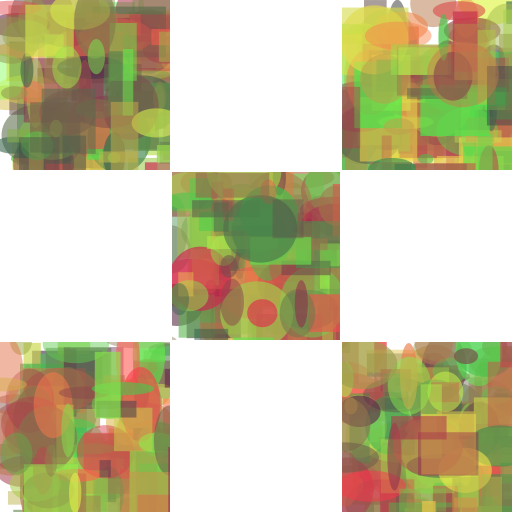
Frame 1 (no input)
Frame 60 (the mouse pressed at the canvas centre just before this capture): identical to frame 1, image omitted
Frame 120 (the mouse held since frame 60 and released just before this capture): identical to frame 1, image omitted

The Processing sketch that drew this single still picture (run headless with seeded random() and noise(); from frame 60 on, the mouse is pressed at the canvas centre):

// Processing sketch: assignment04A
// ── assignment04A.pde
void setup() {
  size(512, 512);
  background(255);
  
  int numRect = 3;
  int rectSize = width / numRect;
  
  // Make a grid of rectangles
  // For every even rectangle: drawRandomRect()
  
  for (int i = 0; i < numRect; ++i) {
    for (int j = 0; j < numRect; ++j) {
      // rect index = i * number of rect + j
      // index is even when divisible by 2
      if ((i * numRect + j) % 2 == 0) {
        drawRandomRect(i * rectSize, j * rectSize, rectSize);
      }
    }
  }
  
  // For every uneven rect: draw white rectangle
  // Needs be drawn in a second nested loop after the first
  // Because it needs to draw over it
  for (int i = 0; i < numRect; ++i) {
    for (int j = 0; j < numRect; ++j) {
      if ((i * numRect + j) % 2 != 0) {
        fill(255);
        stroke(255);
        rect(i * rectSize, j * rectSize, rectSize+1, rectSize+1);
      }
    }
  }
}

void drawRandomRect(float x, float y, float r) {
  float randPosX;
  float randPosY;
  float randWidth;
  float randHeight;
  color randColor;
  int randShape;
  
  // Draw some random shapes
  for (int i = 0; i < 150; ++i) {
    // random position is random(current x or y + rect size)
    randPosX = random(x, x + r);
    randPosY = random(y, y + r);
    randWidth = random(10, 75);
    randHeight = random(10, 75);
    
    randColor = color(random(50, 255), random(25, 255), 75, random(100, 175));
    fill(randColor);
    noStroke();
    
    // Choose randomly between ellipse or rectangle
    randShape = (int)random(2);
    if (randShape == 0) {
      ellipse(randPosX, randPosY, randWidth, randHeight);
    }
    else {
      rect(randPosX, randPosY, randWidth, randHeight);
    }
  }
}

void mousePressed() {
  setup();
}

void draw() {
}
